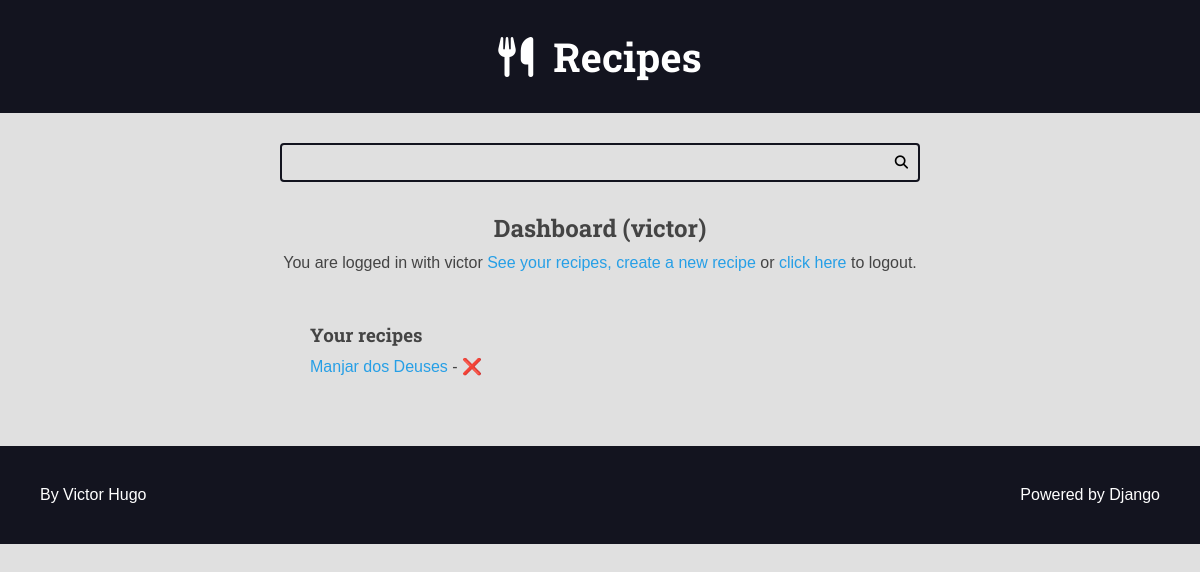
The app's page /authors/dashboard/ (signed in), older data.
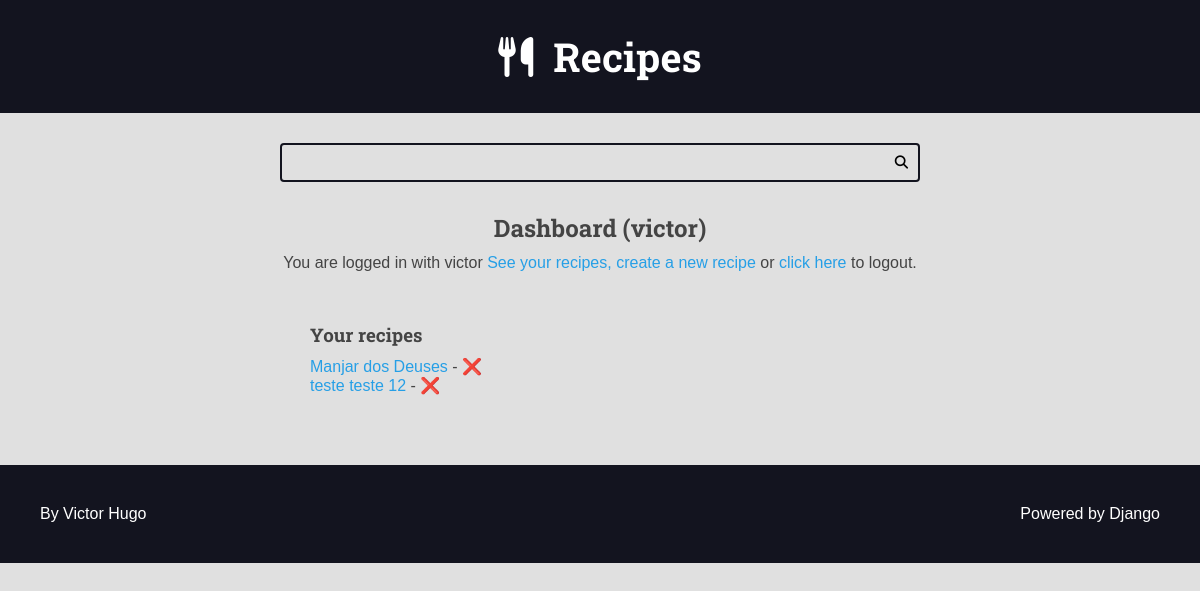
The same page, newer data.
### recipes/models.py (models this page shows, shortened)
class Recipe(models.Model):
    objects = RecipeManager()
    title = models.CharField(max_length=65)
    description = models.CharField(max_length=165)
    slug = models.SlugField(unique=True)
    preparation_time = models.IntegerField()
    preparation_time_unit = models.CharField(max_length=65)
    servings = models.IntegerField()
    servings_unit = models.CharField(max_length=65)
    preparation_steps = models.TextField()
    preparation_steps_is_html = models.BooleanField(default=False)
    created_at = models.DateTimeField(auto_now_add=True)
    updated_at = models.DateTimeField(auto_now=True)
    is_published = models.BooleanField(default=False)
    cover = models.ImageField(
        upload_to='recipes/covers/%Y/%m/%d/',
        blank=True,
        default='')
    category = models.ForeignKey(
        Category, on_delete=models.SET_NULL, null=True, blank=True,
        default=None,
    )
    author = models.ForeignKey(
        User, on_delete=models.SET_NULL, null=True
    )
    tags = GenericRelation(Tag, related_query_name='recipes')

### authors/views/all.py (the view)
# urls.py: path('dashboard/', views.dashboard, name='dashboard'),
@login_required(login_url='authors:login', redirect_field_name='next')
def dashboard(request):
    recipes = Recipe.objects.filter(
        is_published=False,
        author=request.user
    )
    return render(request, 'authors/pages/dashboard.html', {
        'recipes': recipes,
    })

### authors/templates/authors/pages/dashboard.html (shortened to what this page needs)
{% extends 'global/base.html' %}
{% block content %}
<div class="main-content center container">
  <h2>Dashboard ({{ user }})</h2>
  {% include 'authors/partials/login_message.html' %}
  <div class="authors-dashboard-container">
    <h3>Your recipes</h3>
    <ul>
      {% for recipe in recipes %}
      <li>
        <a href="{% url 'authors:dashboard_recipe_edit' recipe.id %}"
          >{{ recipe.title }}</a> -
		  <form
		  	class="inline-form form-delete"
			action="{% url "authors:dashboard_recipe_delete" %}"
			method='POST'
		  >
			<button class="plaintext-button" type="submit">❌</button>
		  </form>
      </li>
      {% empty %}
      <li>
        <p>You do not recipes, please create one.</p>
      </li>
      {% endfor %}
    </ul>
  </div>
</div>
{% endblock content %}

Row changes from the older to the newer data that the page shows:
added Recipe: title "teste teste 12"
